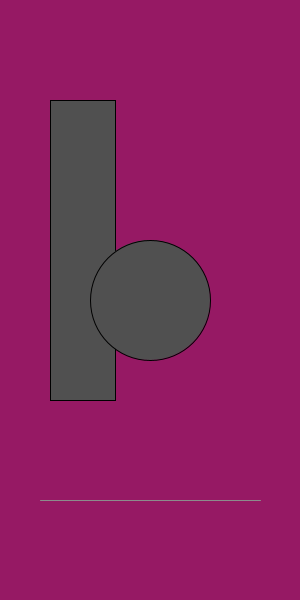
Frame 1 (no input)
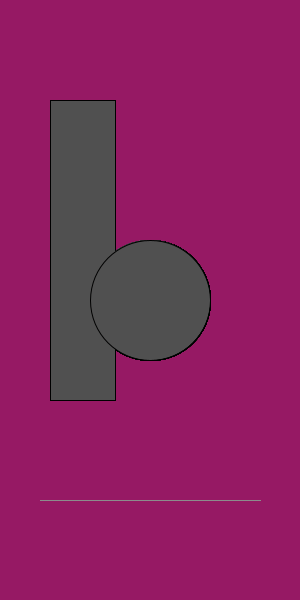
Frame 60 (the mouse pressed at the canvas centre just before this capture)
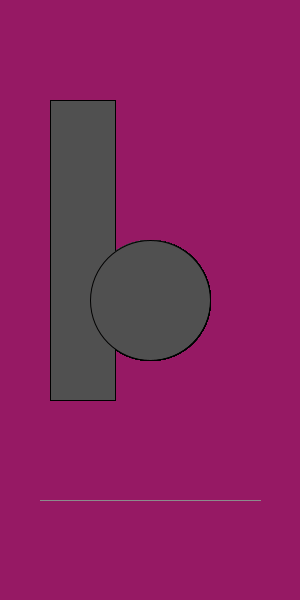
Frame 120 (the mouse held since frame 60 and released just before this capture)

The Processing sketch that drew these frames (run headless with seeded random() and noise(); from frame 60 on, the mouse is pressed at the canvas centre):

// Processing sketch: processing_87931
// ── processing_87931.pde


int RED = 150;
int GREEN = 25;
int BLUE = 100;
int ellipseSize = 120;

void setup(){
  size(300, 600);
  background(RED, GREEN, BLUE);
  }
  void draw(){
    fill(80);
    stroke(0);
    rect(50, 100, 65, 300);
    ellipse(150, 300, ellipseSize, ellipseSize);
    
    stroke(140, 140, 140);
    line(40, 500, 260, 500);
  }
